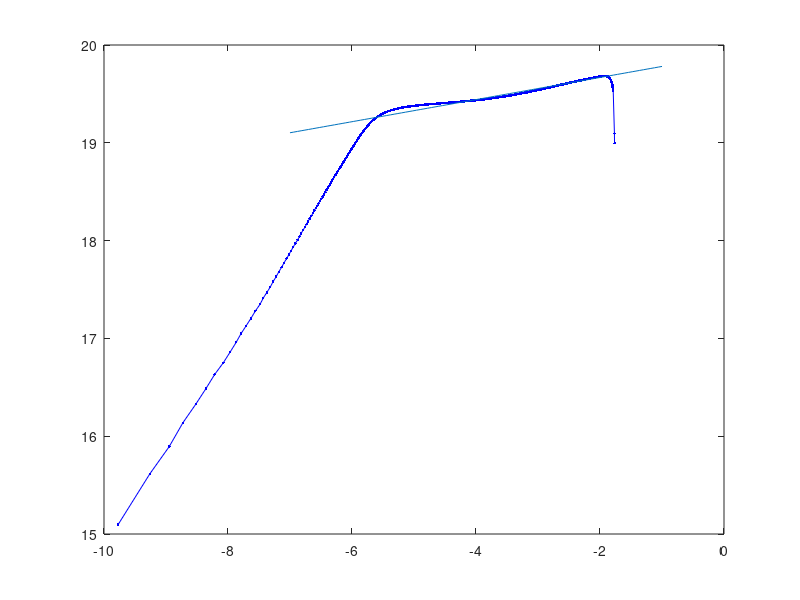

Source code (MATLAB):
clc;clear

data = dlmread('Figure 4 - true stress and true strain.csv',',',1,0);

stress = data(:,1);
strain = data(:,2);
stress = stress*1e6;
strain = strain*1e-6;

strain(1:2) = [];
stress(1:2) = [];

lnstress = log(stress);
lnstrain = log(strain);

hold off
plot(lnstrain,lnstress,'b.-')

% 141 - 2094

coeffs = polyfit(lnstrain(141:2094),lnstress(141:2094),1)

K = exp(coeffs(2))*1e-6
n = coeffs(1)


hold on
t1 = linspace(-7,-1,101);
y1 = polyval(coeffs,t1);
plot(t1,y1)
